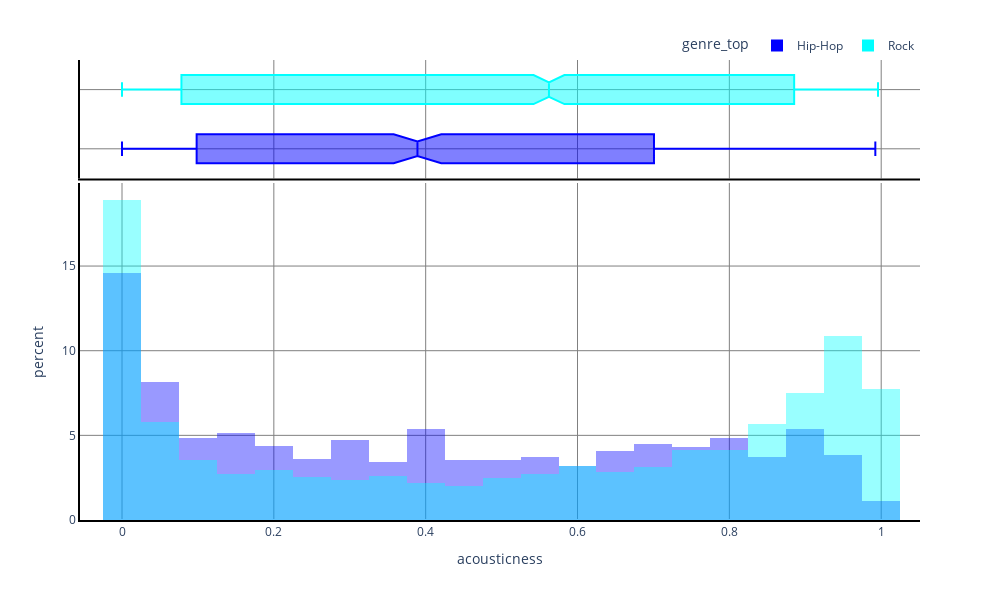
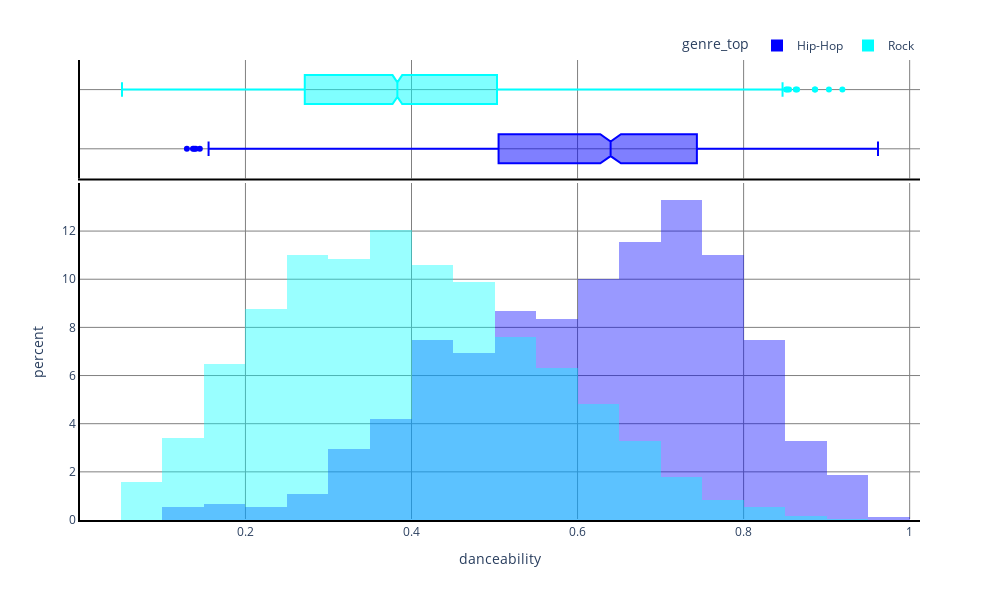
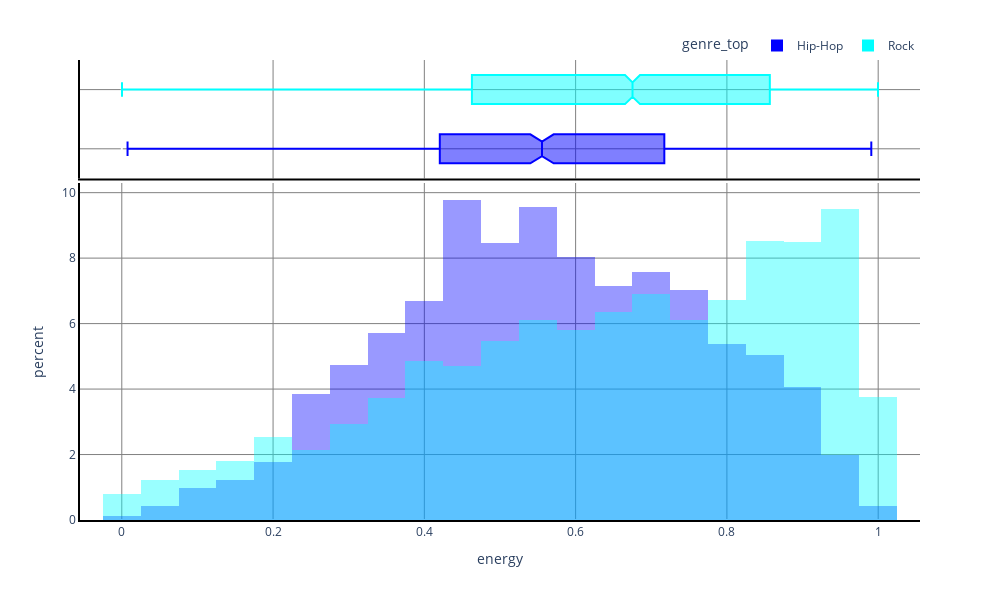
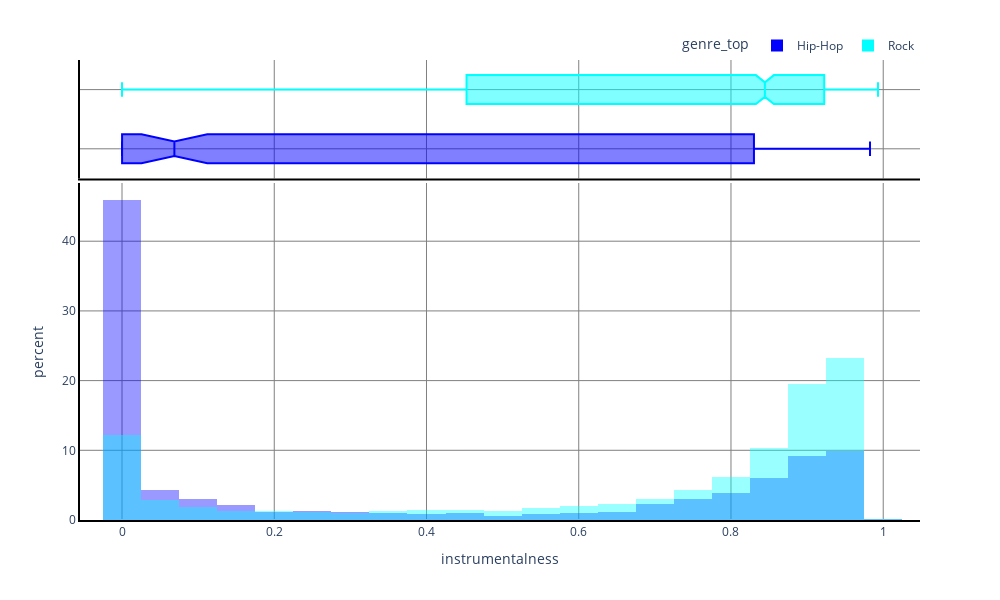

The cell these charts' notebook holds for them, in order:
### Code cell
# Criacao de novo dataframe original para plotagem e analise dos dados de cada classe individual
df_full = echo_tracks.drop('track_id', axis=1)


# Geracao de histograma e boxplot para analise de cada atributo
for key in df_full.columns.tolist():
    if key != 'genre_top':
        fig = px.histogram(df_full, x=key, opacity=0.4, barmode='overlay', histnorm='percent', marginal='box', color='genre_top',
                     color_discrete_sequence=['blue', 'cyan'],  width=1000, height=600, nbins=40)  
        fig.update_yaxes(matches=None)

        fig.update_layout(legend = dict(orientation="h", yanchor="bottom", y=1, xanchor="right", x=1))
        fig.update_layout(plot_bgcolor='white', showlegend=True)

        fig.update_xaxes(showline=True, linewidth=2, linecolor='black')
        fig.update_yaxes(showline=True, linewidth=2, linecolor='black')

        fig.update_xaxes(showgrid=True, gridwidth=1, gridcolor='gray')
        fig.update_yaxes(showgrid=True, gridwidth=1, gridcolor='gray')

        fig.show()

### Figure 1 — Plotly figure (JSON) as saved in the notebook; plotly's stock layout.template omitted (floating-point values rounded to 4 significant figures; data arrays with more than 128 entries replaced by an {"elided": "..."} marker saying what was removed)
{"data": [{"alignmentgroup": "True", "bingroup": "x", "histnorm": "percent", "hovertemplate": "genre_top=Hip-Hop<br>acousticness=%{x}<br>percent=%{y}<extra></extra>", "legendgroup": "Hip-Hop", "marker": {"color": "blue", "opacity": 0.4, "pattern": {"shape": ""}}, "name": "Hip-Hop", "nbinsx": 40, "offsetgroup": "Hip-Hop", "orientation": "v", "showlegend": true, "type": "histogram", "x": {"elided": "910 float values"}, "xaxis": "x", "yaxis": "y"}, {"alignmentgroup": "True", "hovertemplate": "genre_top=Hip-Hop<br>acousticness=%{x}<extra></extra>", "legendgroup": "Hip-Hop", "marker": {"color": "blue"}, "name": "Hip-Hop", "notched": true, "offsetgroup": "Hip-Hop", "showlegend": false, "type": "box", "x": {"elided": "910 float values"}, "xaxis": "x2", "yaxis": "y2"}, {"alignmentgroup": "True", "bingroup": "x", "histnorm": "percent", "hovertemplate": "genre_top=Rock<br>acousticness=%{x}<br>percent=%{y}<extra></extra>", "legendgroup": "Rock", "marker": {"color": "cyan", "opacity": 0.4, "pattern": {"shape": ""}}, "name": "Rock", "nbinsx": 40, "offsetgroup": "Rock", "orientation": "v", "showlegend": true, "type": "histogram", "x": {"elided": "3892 float values"}, "xaxis": "x", "yaxis": "y"}, {"alignmentgroup": "True", "hovertemplate": "genre_top=Rock<br>acousticness=%{x}<extra></extra>", "legendgroup": "Rock", "marker": {"color": "cyan"}, "name": "Rock", "notched": true, "offsetgroup": "Rock", "showlegend": false, "type": "box", "x": {"elided": "3892 float values"}, "xaxis": "x2", "yaxis": "y2"}], "layout": {"barmode": "overlay", "height": 600, "legend": {"orientation": "h", "title": {"text": "genre_top"}, "tracegroupgap": 0, "x": 1, "xanchor": "right", "y": 1, "yanchor": "bottom"}, "margin": {"t": 60}, "plot_bgcolor": "white", "showlegend": true, "width": 1000, "xaxis": {"anchor": "y", "domain": [0, 1], "gridcolor": "gray", "gridwidth": 1, "linecolor": "black", "linewidth": 2, "showgrid": true, "showline": true, "title": {"text": "acousticness"}}, "xaxis2": {"anchor": "y2", "domain": [0, 1], "gridcolor": "gray", "gridwidth": 1, "linecolor": "black", "linewidth": 2, "matches": "x", "showgrid": true, "showline": true, "showticklabels": false}, "yaxis": {"anchor": "x", "domain": [0, 0.7326], "gridcolor": "gray", "gridwidth": 1, "linecolor": "black", "linewidth": 2, "showgrid": true, "showline": true, "title": {"text": "percent"}}, "yaxis2": {"anchor": "x2", "domain": [0.7426, 1], "gridcolor": "gray", "gridwidth": 1, "linecolor": "black", "linewidth": 2, "showgrid": true, "showline": true, "showticklabels": false, "ticks": ""}}}

### Figure 2 — Plotly figure (JSON) as saved in the notebook; plotly's stock layout.template omitted (floating-point values rounded to 4 significant figures; data arrays with more than 128 entries replaced by an {"elided": "..."} marker saying what was removed)
{"data": [{"alignmentgroup": "True", "bingroup": "x", "histnorm": "percent", "hovertemplate": "genre_top=Hip-Hop<br>danceability=%{x}<br>percent=%{y}<extra></extra>", "legendgroup": "Hip-Hop", "marker": {"color": "blue", "opacity": 0.4, "pattern": {"shape": ""}}, "name": "Hip-Hop", "nbinsx": 40, "offsetgroup": "Hip-Hop", "orientation": "v", "showlegend": true, "type": "histogram", "x": {"elided": "910 float values"}, "xaxis": "x", "yaxis": "y"}, {"alignmentgroup": "True", "hovertemplate": "genre_top=Hip-Hop<br>danceability=%{x}<extra></extra>", "legendgroup": "Hip-Hop", "marker": {"color": "blue"}, "name": "Hip-Hop", "notched": true, "offsetgroup": "Hip-Hop", "showlegend": false, "type": "box", "x": {"elided": "910 float values"}, "xaxis": "x2", "yaxis": "y2"}, {"alignmentgroup": "True", "bingroup": "x", "histnorm": "percent", "hovertemplate": "genre_top=Rock<br>danceability=%{x}<br>percent=%{y}<extra></extra>", "legendgroup": "Rock", "marker": {"color": "cyan", "opacity": 0.4, "pattern": {"shape": ""}}, "name": "Rock", "nbinsx": 40, "offsetgroup": "Rock", "orientation": "v", "showlegend": true, "type": "histogram", "x": {"elided": "3892 float values"}, "xaxis": "x", "yaxis": "y"}, {"alignmentgroup": "True", "hovertemplate": "genre_top=Rock<br>danceability=%{x}<extra></extra>", "legendgroup": "Rock", "marker": {"color": "cyan"}, "name": "Rock", "notched": true, "offsetgroup": "Rock", "showlegend": false, "type": "box", "x": {"elided": "3892 float values"}, "xaxis": "x2", "yaxis": "y2"}], "layout": {"barmode": "overlay", "height": 600, "legend": {"orientation": "h", "title": {"text": "genre_top"}, "tracegroupgap": 0, "x": 1, "xanchor": "right", "y": 1, "yanchor": "bottom"}, "margin": {"t": 60}, "plot_bgcolor": "white", "showlegend": true, "width": 1000, "xaxis": {"anchor": "y", "domain": [0, 1], "gridcolor": "gray", "gridwidth": 1, "linecolor": "black", "linewidth": 2, "showgrid": true, "showline": true, "title": {"text": "danceability"}}, "xaxis2": {"anchor": "y2", "domain": [0, 1], "gridcolor": "gray", "gridwidth": 1, "linecolor": "black", "linewidth": 2, "matches": "x", "showgrid": true, "showline": true, "showticklabels": false}, "yaxis": {"anchor": "x", "domain": [0, 0.7326], "gridcolor": "gray", "gridwidth": 1, "linecolor": "black", "linewidth": 2, "showgrid": true, "showline": true, "title": {"text": "percent"}}, "yaxis2": {"anchor": "x2", "domain": [0.7426, 1], "gridcolor": "gray", "gridwidth": 1, "linecolor": "black", "linewidth": 2, "showgrid": true, "showline": true, "showticklabels": false, "ticks": ""}}}

### Figure 3 — Plotly figure (JSON) as saved in the notebook; plotly's stock layout.template omitted (floating-point values rounded to 4 significant figures; data arrays with more than 128 entries replaced by an {"elided": "..."} marker saying what was removed)
{"data": [{"alignmentgroup": "True", "bingroup": "x", "histnorm": "percent", "hovertemplate": "genre_top=Hip-Hop<br>energy=%{x}<br>percent=%{y}<extra></extra>", "legendgroup": "Hip-Hop", "marker": {"color": "blue", "opacity": 0.4, "pattern": {"shape": ""}}, "name": "Hip-Hop", "nbinsx": 40, "offsetgroup": "Hip-Hop", "orientation": "v", "showlegend": true, "type": "histogram", "x": {"elided": "910 float values"}, "xaxis": "x", "yaxis": "y"}, {"alignmentgroup": "True", "hovertemplate": "genre_top=Hip-Hop<br>energy=%{x}<extra></extra>", "legendgroup": "Hip-Hop", "marker": {"color": "blue"}, "name": "Hip-Hop", "notched": true, "offsetgroup": "Hip-Hop", "showlegend": false, "type": "box", "x": {"elided": "910 float values"}, "xaxis": "x2", "yaxis": "y2"}, {"alignmentgroup": "True", "bingroup": "x", "histnorm": "percent", "hovertemplate": "genre_top=Rock<br>energy=%{x}<br>percent=%{y}<extra></extra>", "legendgroup": "Rock", "marker": {"color": "cyan", "opacity": 0.4, "pattern": {"shape": ""}}, "name": "Rock", "nbinsx": 40, "offsetgroup": "Rock", "orientation": "v", "showlegend": true, "type": "histogram", "x": {"elided": "3892 float values"}, "xaxis": "x", "yaxis": "y"}, {"alignmentgroup": "True", "hovertemplate": "genre_top=Rock<br>energy=%{x}<extra></extra>", "legendgroup": "Rock", "marker": {"color": "cyan"}, "name": "Rock", "notched": true, "offsetgroup": "Rock", "showlegend": false, "type": "box", "x": {"elided": "3892 float values"}, "xaxis": "x2", "yaxis": "y2"}], "layout": {"barmode": "overlay", "height": 600, "legend": {"orientation": "h", "title": {"text": "genre_top"}, "tracegroupgap": 0, "x": 1, "xanchor": "right", "y": 1, "yanchor": "bottom"}, "margin": {"t": 60}, "plot_bgcolor": "white", "showlegend": true, "width": 1000, "xaxis": {"anchor": "y", "domain": [0, 1], "gridcolor": "gray", "gridwidth": 1, "linecolor": "black", "linewidth": 2, "showgrid": true, "showline": true, "title": {"text": "energy"}}, "xaxis2": {"anchor": "y2", "domain": [0, 1], "gridcolor": "gray", "gridwidth": 1, "linecolor": "black", "linewidth": 2, "matches": "x", "showgrid": true, "showline": true, "showticklabels": false}, "yaxis": {"anchor": "x", "domain": [0, 0.7326], "gridcolor": "gray", "gridwidth": 1, "linecolor": "black", "linewidth": 2, "showgrid": true, "showline": true, "title": {"text": "percent"}}, "yaxis2": {"anchor": "x2", "domain": [0.7426, 1], "gridcolor": "gray", "gridwidth": 1, "linecolor": "black", "linewidth": 2, "showgrid": true, "showline": true, "showticklabels": false, "ticks": ""}}}

### Figure 4 — Plotly figure (JSON) as saved in the notebook; plotly's stock layout.template omitted (floating-point values rounded to 4 significant figures; data arrays with more than 128 entries replaced by an {"elided": "..."} marker saying what was removed)
{"data": [{"alignmentgroup": "True", "bingroup": "x", "histnorm": "percent", "hovertemplate": "genre_top=Hip-Hop<br>instrumentalness=%{x}<br>percent=%{y}<extra></extra>", "legendgroup": "Hip-Hop", "marker": {"color": "blue", "opacity": 0.4, "pattern": {"shape": ""}}, "name": "Hip-Hop", "nbinsx": 40, "offsetgroup": "Hip-Hop", "orientation": "v", "showlegend": true, "type": "histogram", "x": {"elided": "910 float values"}, "xaxis": "x", "yaxis": "y"}, {"alignmentgroup": "True", "hovertemplate": "genre_top=Hip-Hop<br>instrumentalness=%{x}<extra></extra>", "legendgroup": "Hip-Hop", "marker": {"color": "blue"}, "name": "Hip-Hop", "notched": true, "offsetgroup": "Hip-Hop", "showlegend": false, "type": "box", "x": {"elided": "910 float values"}, "xaxis": "x2", "yaxis": "y2"}, {"alignmentgroup": "True", "bingroup": "x", "histnorm": "percent", "hovertemplate": "genre_top=Rock<br>instrumentalness=%{x}<br>percent=%{y}<extra></extra>", "legendgroup": "Rock", "marker": {"color": "cyan", "opacity": 0.4, "pattern": {"shape": ""}}, "name": "Rock", "nbinsx": 40, "offsetgroup": "Rock", "orientation": "v", "showlegend": true, "type": "histogram", "x": {"elided": "3892 float values"}, "xaxis": "x", "yaxis": "y"}, {"alignmentgroup": "True", "hovertemplate": "genre_top=Rock<br>instrumentalness=%{x}<extra></extra>", "legendgroup": "Rock", "marker": {"color": "cyan"}, "name": "Rock", "notched": true, "offsetgroup": "Rock", "showlegend": false, "type": "box", "x": {"elided": "3892 float values"}, "xaxis": "x2", "yaxis": "y2"}], "layout": {"barmode": "overlay", "height": 600, "legend": {"orientation": "h", "title": {"text": "genre_top"}, "tracegroupgap": 0, "x": 1, "xanchor": "right", "y": 1, "yanchor": "bottom"}, "margin": {"t": 60}, "plot_bgcolor": "white", "showlegend": true, "width": 1000, "xaxis": {"anchor": "y", "domain": [0, 1], "gridcolor": "gray", "gridwidth": 1, "linecolor": "black", "linewidth": 2, "showgrid": true, "showline": true, "title": {"text": "instrumentalness"}}, "xaxis2": {"anchor": "y2", "domain": [0, 1], "gridcolor": "gray", "gridwidth": 1, "linecolor": "black", "linewidth": 2, "matches": "x", "showgrid": true, "showline": true, "showticklabels": false}, "yaxis": {"anchor": "x", "domain": [0, 0.7326], "gridcolor": "gray", "gridwidth": 1, "linecolor": "black", "linewidth": 2, "showgrid": true, "showline": true, "title": {"text": "percent"}}, "yaxis2": {"anchor": "x2", "domain": [0.7426, 1], "gridcolor": "gray", "gridwidth": 1, "linecolor": "black", "linewidth": 2, "showgrid": true, "showline": true, "showticklabels": false, "ticks": ""}}}
